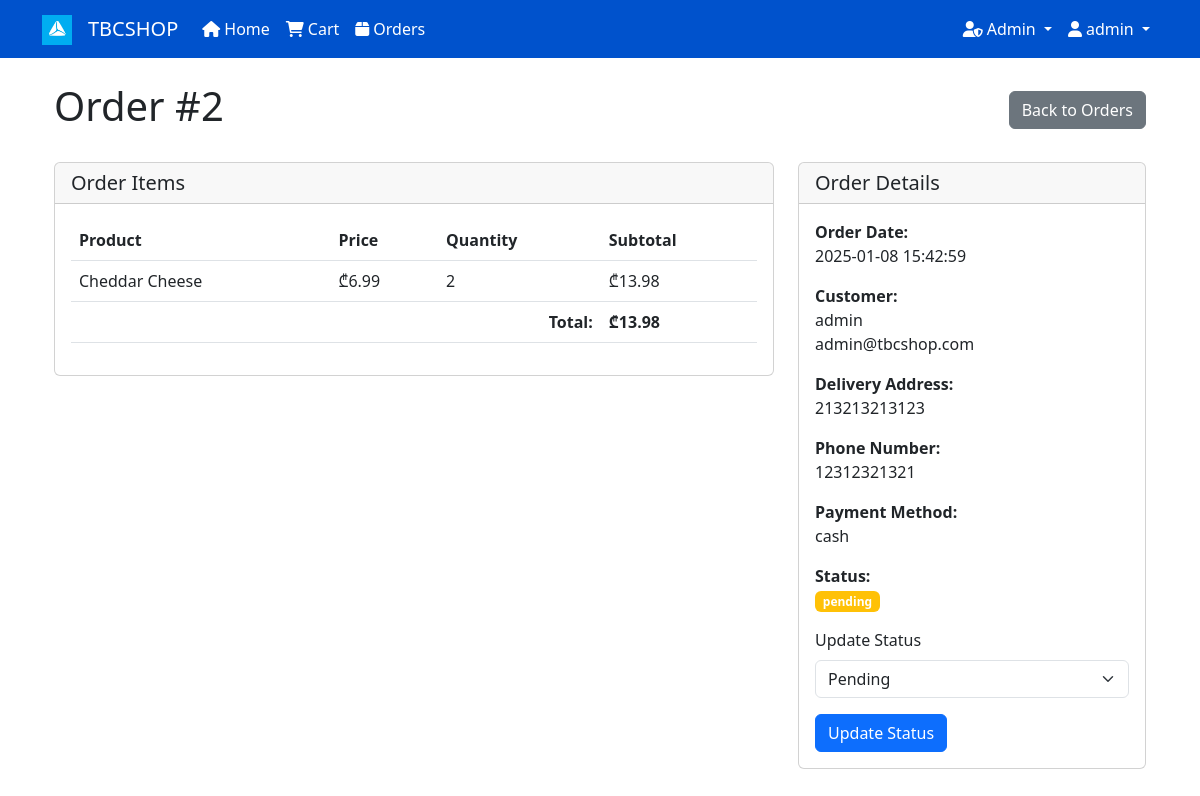
The app's page /admin/orders/2 (signed in) with its own data.
### models.py (models this page shows, shortened)
class User(db.Model, UserMixin):
    id = db.Column(db.Integer, primary_key=True)
    username = db.Column(db.String(20), unique=True, nullable=False)
    email = db.Column(db.String(120), unique=True, nullable=False)
    password_hash = db.Column(db.String(128), nullable=False)
    is_admin = db.Column(db.Boolean, default=False)
    date_joined = db.Column(db.DateTime, default=datetime.utcnow)
    cart_items = db.relationship('CartItem', backref='user', lazy=True)
    orders = db.relationship('Order', backref='user', lazy=True)

class Order(db.Model):
    id = db.Column(db.Integer, primary_key=True)
    user_id = db.Column(db.Integer, db.ForeignKey('user.id'), nullable=False)
    total_amount = db.Column(db.Float, nullable=False)
    address = db.Column(db.String(200), nullable=False)
    phone = db.Column(db.String(20), nullable=False)
    payment_method = db.Column(db.String(20), nullable=False)
    status = db.Column(db.String(20), default='pending')
    created_at = db.Column(db.DateTime, default=datetime.utcnow)
    items = db.relationship('OrderItem', backref='order', lazy=True)

class OrderItem(db.Model):
    id = db.Column(db.Integer, primary_key=True)
    order_id = db.Column(db.Integer, db.ForeignKey('order.id'), nullable=False)
    product_id = db.Column(db.Integer, db.ForeignKey('product.id'), nullable=False)
    quantity = db.Column(db.Integer, nullable=False)
    price = db.Column(db.Float, nullable=False)
    product = db.relationship('Product')

class Product(db.Model):
    id = db.Column(db.Integer, primary_key=True)
    name = db.Column(db.String(100), nullable=False)
    description = db.Column(db.Text)
    price = db.Column(db.Float, nullable=False)
    image_url = db.Column(db.String(200))
    category_id = db.Column(db.Integer, db.ForeignKey('category.id'), nullable=False)
    stock = db.Column(db.Integer, default=0)

### app.py (the view)
@app.route('/admin/orders/<int:order_id>')
@login_required
@admin_required
def admin_order_detail(order_id):
    order = Order.query.get_or_404(order_id)
    return render_template('admin/order_detail.html', order=order)

### app.py (called while the page is built)
@login_manager.user_loader
def load_user(user_id):
    return User.query.get(int(user_id))

### utils.py (called while the page is built)
def admin_required(f):
    @wraps(f)
    def decorated_function(*args, **kwargs):
        if not current_user.is_authenticated or not current_user.is_admin:
            abort(403)
        return f(*args, **kwargs)
    return decorated_function

### website/templates/admin/order_detail.html (shortened to what this page needs)
{% extends "base.html" %}
{% block content %}
<div class="container">
    <div class="d-flex justify-content-between align-items-center mb-4">
        <h1>Order #{{ order.id }}</h1>
        <a href="{{ url_for('admin_orders') }}" class="btn btn-secondary">Back to Orders</a>
    </div>
    <div class="row">
        <div class="col-md-8">
            <div class="card mb-4">
                <div class="card-header">
                    <h5 class="card-title mb-0">Order Items</h5>
                </div>
                <div class="card-body">
                    <div class="table-responsive">
                        <table class="table">
                            <thead>
                                <tr>
                                    <th>Product</th>
                                    <th>Price</th>
                                    <th>Quantity</th>
                                    <th>Subtotal</th>
                                </tr>
                            </thead>
                            <tbody>
                                {% for item in order.items %}
                                <tr>
                                    <td>{{ item.product.name }}</td>
                                    <td>₾{{ "%.2f"|format(item.price) }}</td>
                                    <td>{{ item.quantity }}</td>
                                    <td>₾{{ "%.2f"|format(item.price * item.quantity) }}</td>
                                </tr>
                                {% endfor %}
                            </tbody>
                            <tfoot>
                                <tr>
                                    <td colspan="3" class="text-end"><strong>Total:</strong></td>
                                    <td><strong>₾{{ "%.2f"|format(order.total_amount) }}</strong></td>
                                </tr>
                            </tfoot>
                        </table>
                    </div>
                </div>
            </div>
        </div>
        <div class="col-md-4">
            <div class="card mb-4">
                <div class="card-header">
                    <h5 class="card-title mb-0">Order Details</h5>
                </div>
                <div class="card-body">
                    <p><strong>Order Date:</strong><br>
                        {{ order.created_at.strftime('%Y-%m-%d %H:%M:%S') }}</p>
                    <p><strong>Customer:</strong><br>
                        {{ order.user.username }}<br>
                        {{ order.user.email }}</p>
                    <p><strong>Delivery Address:</strong><br>
                        {{ order.address }}</p>
                    <p><strong>Phone Number:</strong><br>
                        {{ order.phone }}</p>
                    <p><strong>Payment Method:</strong><br>
                        {{ order.payment_method }}</p>
                    <p><strong>Status:</strong><br>
                        <span class="badge {% if order.status == 'pending' %}bg-warning
                                         {% elif order.status == 'completed' %}bg-success
                                         {% elif order.status == 'cancelled' %}bg-danger
                                         {% else %}bg-secondary{% endif %}">
                            {{ order.status }}
                        </span>
                    </p>
                    <form action="{{ url_for('admin_update_order_status', order_id=order.id) }}" method="POST">
                        <div class="mb-3">
                            <label for="status" class="form-label">Update Status</label>
                            <select class="form-select" id="status" name="status">
                                <option value="pending" {% if order.status == 'pending' %}selected{% endif %}>Pending</option>
                            </select>
                        </div>
                        <button type="submit" class="btn btn-primary">Update Status</button>
                    </form>
                </div>
            </div>
        </div>
    </div>
</div>
{% endblock %}

### website/templates/base.html (shortened to what this page needs)
<!DOCTYPE html>
<html lang="en">
<head>
    <link href="https://cdn.jsdelivr.net/npm/bootstrap@5.3.0/dist/css/bootstrap.min.css" rel="stylesheet">
    <link href="https://cdnjs.cloudflare.com/ajax/libs/font-awesome/6.0.0/css/all.min.css" rel="stylesheet">
</head>
<body>
    <nav class="navbar navbar-expand-lg">
        <div class="container">
            <a class="navbar-brand" href="https://tbceducation.ge" target="_blank">
                <img src="{{ url_for('static', filename='images/tbc.png') }}" alt="TBC Logo" height="30">
            </a>
            <a class="navbar-brand" href="{{ url_for('home') }}">
                TBCSHOP
            </a>
            <div class="collapse navbar-collapse" id="navbarNav">
                <ul class="navbar-nav me-auto">
                    <li class="nav-item">
                        <a class="nav-link" href="{{ url_for('home') }}">
                            <i class="fas fa-home me-1"></i>Home
                        </a>
                    </li>
                    {% if current_user.is_authenticated %}
                    <li class="nav-item">
                        <a class="nav-link" href="{{ url_for('cart') }}">
                            <i class="fas fa-shopping-cart me-1"></i>Cart
                        </a>
                    </li>
                    <li class="nav-item">
                        <a class="nav-link" href="{{ url_for('orders') }}">
                            <i class="fas fa-box me-1"></i>Orders
                        </a>
                    </li>
                    {% endif %}
                </ul>
                <ul class="navbar-nav">
                    {% if current_user.is_authenticated %}
                        {% if current_user.is_admin %}
                        <li class="nav-item dropdown">
                            <a class="nav-link dropdown-toggle" href="#" id="adminDropdown" role="button" data-bs-toggle="dropdown">
                                <i class="fas fa-user-shield me-1"></i>Admin
                            </a>
                        </li>
                        {% endif %}
                        <li class="nav-item dropdown">
                            <a class="nav-link dropdown-toggle" href="#" id="userDropdown" role="button" data-bs-toggle="dropdown">
                                <i class="fas fa-user me-1"></i>{{ current_user.username }}
                            </a>
                        </li>
                    {% endif %}
                </ul>
            </div>
        </div>
    </nav>
    <div class="container mt-4">
        {% block content %}{% endblock %}
    </div>
</body>
</html>

### website/templates/base.html (style rules this page uses)
.navbar { background-color: #0052cc; }
.navbar-brand, .nav-link { color: white !important; }

### records on screen
User: username "admin", user.username "admin", user.email "admin@tbcshop.com"
Order: id "2", total_amount "13.98", created_at "2025-01-08 15:42:59", address "213213213123", phone "12312321321", payment_method "cash", status "pending", status "Pending"
OrderItem: product.name "Cheddar Cheese", price "6.99", quantity "2", item.price*item.quantity "13.98"
